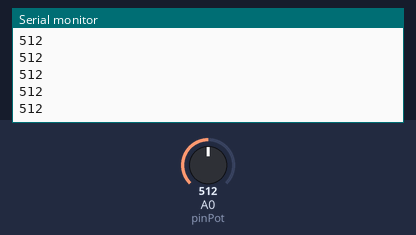
This sketch was run on a simulated Arduino Uno, built with avr-gcc and run on an emulated ATmega328P. Shown: the last lines printed to the serial monitor. The test bench sets the inputs (shaded band); at power-on: A0 (pinPot) = 512.

Above: at 1.2 s.
1.3 s: A0 (pinPot) set to 716
At 1.31 s:
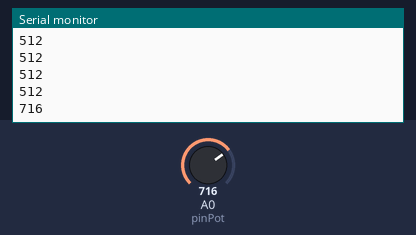
2.8 s: A0 (pinPot) set to 900
At 2.81 s:
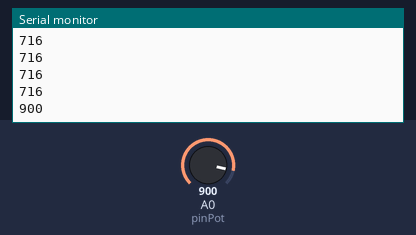
Timing chart, 0 to 5.8 s (numbered marks = the images above; inputs shaded):
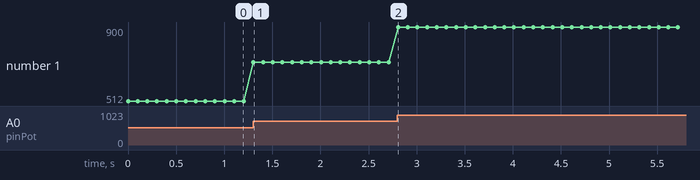

The sketch:

sendSerial_arduino.ino
```cpp
int pinPot = A0;
int potValue;

void setup()
{
  Serial.begin(9600);
}

void loop()
{

  potValue = analogRead(pinPot);
//  potValue = map(potValue, 0, 1023/, 0, 255);

  Serial.println(potValue);
//  Serial.write(potValue);     //overflow 1023 > 255

  delay(100);
}
```

Measured:
- after the input at 1.3 s, the serial monitor: prints a new line at once (image 1)
- after the input at 2.8 s, the serial monitor: prints a new line at once (image 2)
- plotted number 1: 512 → 716 after the input at 1.3 s, 716 → 900 after the input at 2.8 s
